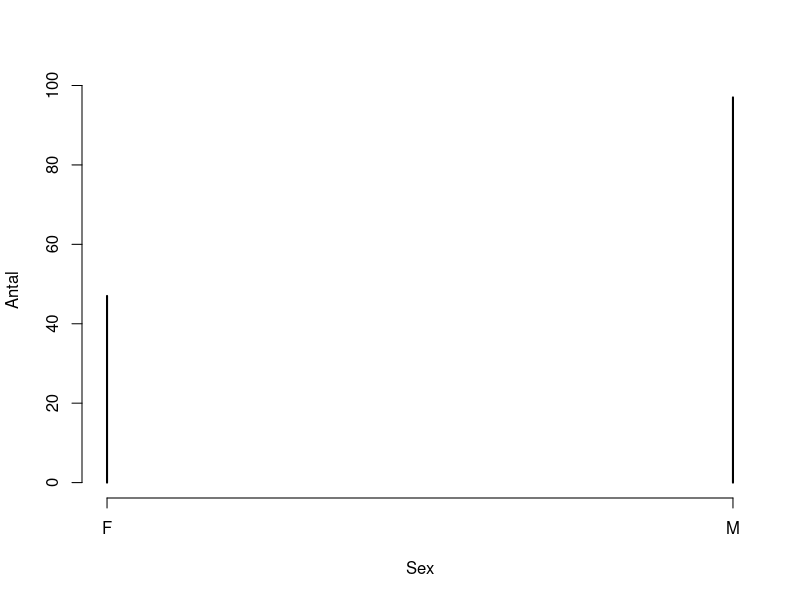
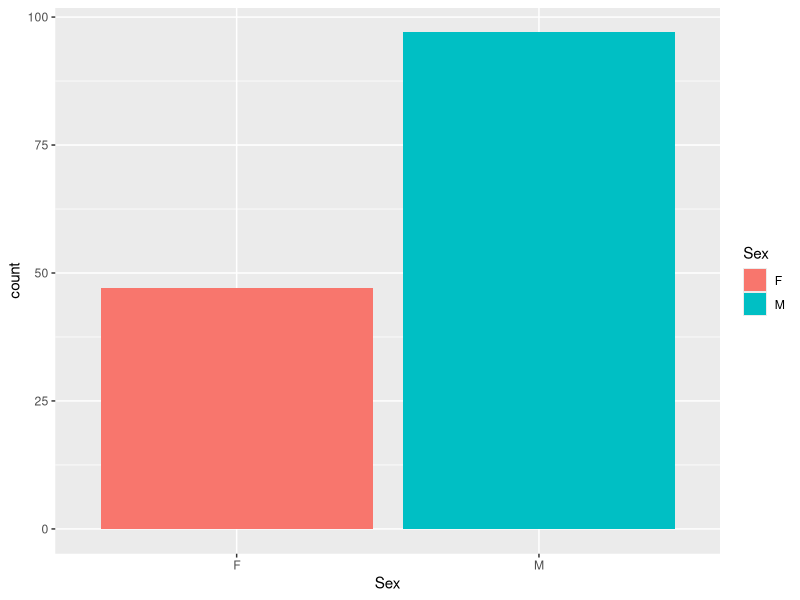
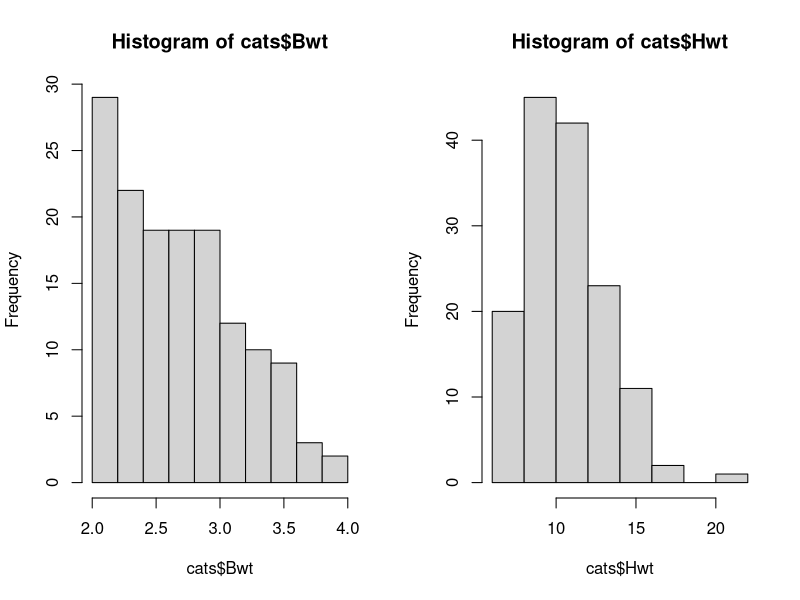
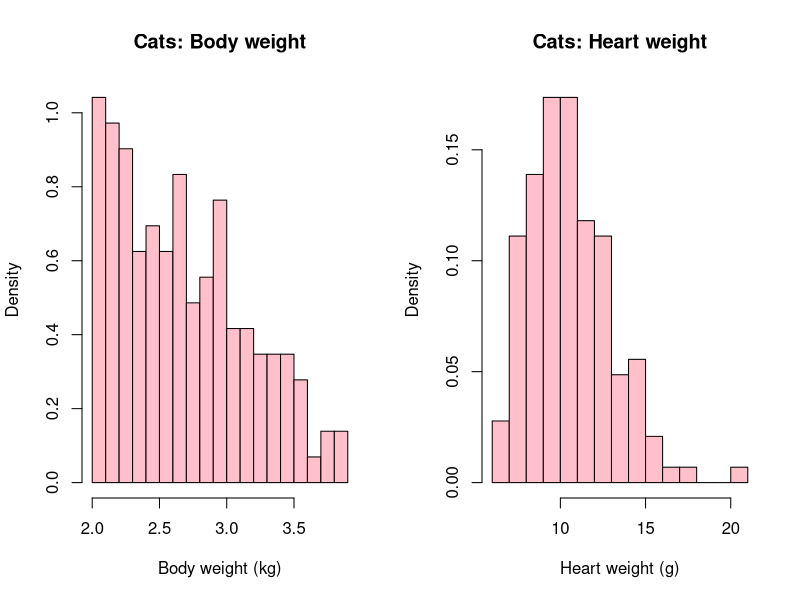
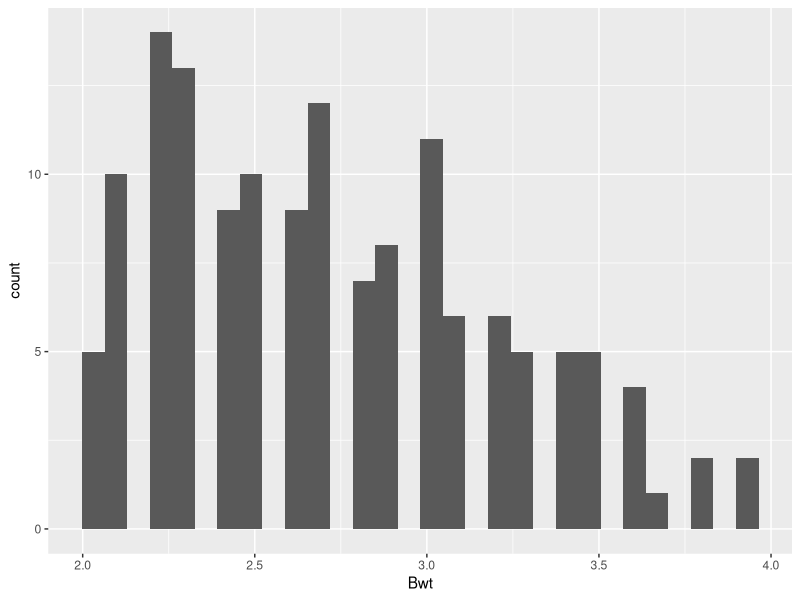
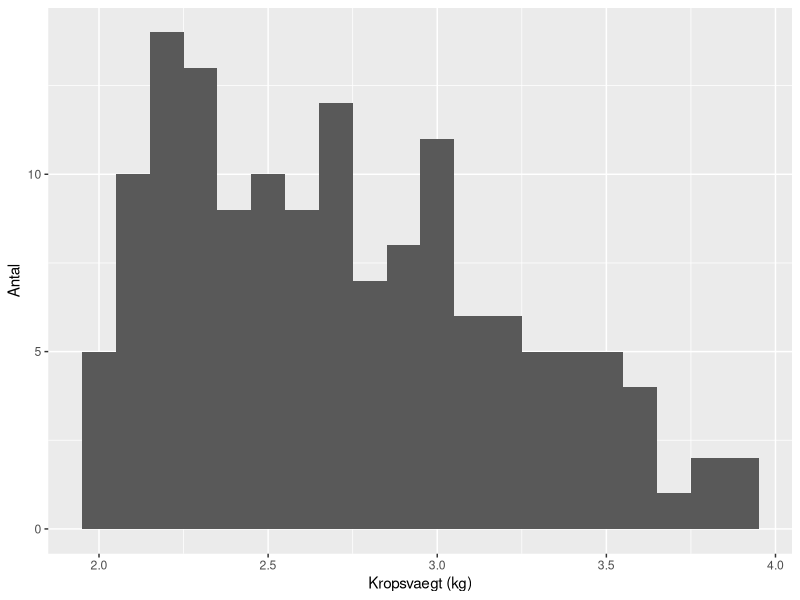
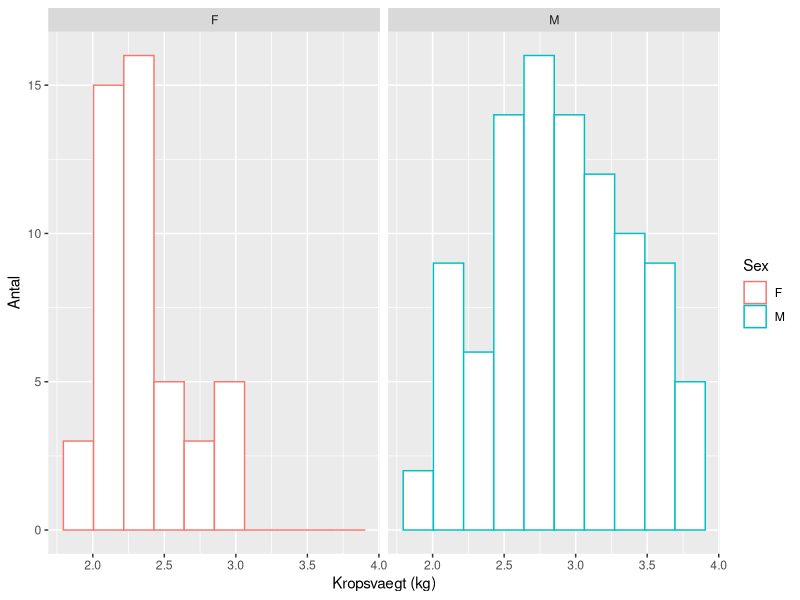
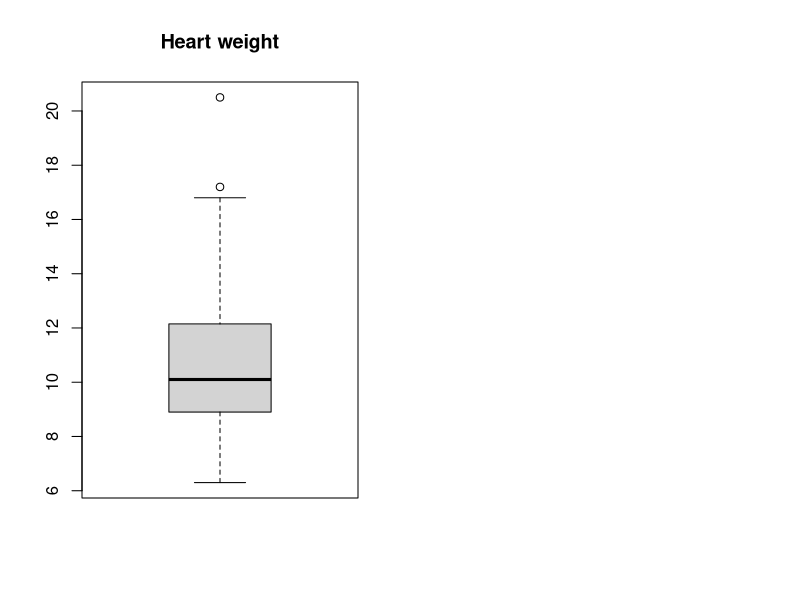

Generate these figures, in order, with R:
## ---- chunk 1
x <- c(1,2,6)
x
y <- c(4,6,1)
x+y
mean(x)
## ---- chunk 2
library(MASS)
data(cats)
cats
## ---- chunk 3
head(cats, n = 3) # udskriver de første tre datalinjer
## ---- chunk 4
#Bwt # Virker ikke, da R ikke ved hvor variablen er
cats$Bwt
mean(cats$Bwt)
## ---- chunk 5
library(ggplot2) ### load ggplot-pakken. Skal være installeret
## ---- chunk 6
library(tidyverse) ### load tidyverse-pakkerne. Skal være installeret
## ---- chunk 7
table(cats$Sex)
## ---- chunk 8
plot(table(cats$Sex), type = "h", xlab = "Sex", ylab = "Antal")
## ---- chunk 9
ggplot(data = cats) + geom_bar(aes(x = Sex, fill = Sex))
## ---- chunk 10
par(mfrow=c(1,2)) ### placerer figurerne ved siden af hinanden
hist(cats$Bwt)
hist(cats$Hwt)
## ---- chunk 11
par(mfrow = c(1, 2))
hist(cats$Bwt, xlab="Body weight (kg)", main="Cats: Body weight", nclass=20, prob=TRUE, col = "pink")
hist(cats$Hwt, xlab="Heart weight (g)", main="Cats: Heart weight", nclass=20, prob=TRUE, col = "pink")
## ---- chunk 12
ggplot(data = cats) + geom_histogram(aes(x = Bwt))
## ---- chunk 13
ggplot(data = cats) + geom_histogram(aes(x = Bwt), binwidth = 0.1) +
  labs(x = "Kropsvaegt (kg)", y = "Antal")
## ---- chunk 14
ggplot(data = cats) + geom_histogram(aes(x = Bwt, color = Sex), bins = 10, fill = "white") + facet_wrap(. ~ Sex) + labs(x = "Kropsvaegt (kg)", y = "Antal")
## ---- chunk 15
boxplot(cats$Hwt, main="Heart weight", col = "lightgray")
## ---- chunk 16
summary(cats$Hwt)
## ---- chunk 17
ggplot(data = cats) + geom_boxplot(aes(y = Hwt)) + labs(y = "Heart weight (kg)")
ggplot(data = cats) + geom_boxplot(aes(y = Hwt, x = Sex, color = Sex)) + labs(y = "Heart weight (kg)")
## ---- chunk 18
plot(cats$Hwt ~ cats$Bwt)
## ---- chunk 19
plot(cats$Hwt ~ cats$Bwt, xlab = "Body weight (kg)", ylab = "Heart weight (g)"
     , main = "Cats data", col = cats$Sex)
## ---- chunk 20
ggplot(data = cats) + geom_point(aes(x = Bwt, y = Hwt, color = Sex)) + labs(x = "Body weight (kg)", y = "Heart weight (g)") + 
  theme(legend.position = "top") 
## ---- chunk 21
ggplot(data = cats) + theme_bw() + geom_point(aes(x = Bwt, y = Hwt, color = Sex)) + labs(x = "Body weight (kg)", y = "Heart weight (g)") 
## ---- chunk 22
cats$Bwt ### udskriver alle værdierne af variablen 'Bwt'
## ---- chunk 23
mean(cats$Bwt) ### middelværdi / mean
## ---- chunk 24
sd(cats$Bwt) ### spredning / standard deviation
## ---- chunk 25
var(cats$Bwt) ### varians / variance
## ---- chunk 26
median(cats$Bwt) ### median
## ---- chunk 27
summary(cats$Bwt) ### oplister diverse stikprøvestørrelser / summary statistics
## ---- chunk 28
ggplot(data = cats)  + geom_point(aes(x = Bwt, y = Hwt)) + geom_vline(xintercept = mean(cats$Bwt), color = "red") + theme_bw() + labs(x = "Body weight (kg)", y = "Heart weight (g)", title = "Mean")

ggplot(data = cats)  + geom_point(aes(x = Bwt, y = Hwt)) + geom_vline(xintercept = mean(cats$Bwt) + c(-1, 1)* sd(cats$Bwt), color = "red", linetype = 2) + theme_bw() + labs(x = "Body weight (kg)", y = "Heart weight (g)", title = "Mean +/- Standard deviation (SD)")

ggplot(data = cats)  + geom_point(aes(x = Bwt, y = Hwt)) + geom_vline(xintercept = median(cats$Bwt), color = "blue") + theme_bw() + labs(x = "Body weight (kg)", y = "Heart weight (g)", title = "Median")

ggplot(data = cats)  + geom_point(aes(x = Bwt, y = Hwt)) + geom_vline(xintercept = quantile(cats$Bwt, probs = 0.25), color = "blue", linetype = 2) + geom_vline(xintercept = quantile(cats$Bwt, probs = 0.75), color = "blue", linetype = 2) + theme_bw() + labs(x = "Body weight (kg)", y = "Heart weight (g)", title = "Inter Quantile Range (IQR)")
## ---- chunk 29
table(cats$Sex) ### tabel over fordelingen af observationer på `Sex`
## ---- chunk 30
my_tab <- count(cats, Sex, name = "Antal")
my_tab
